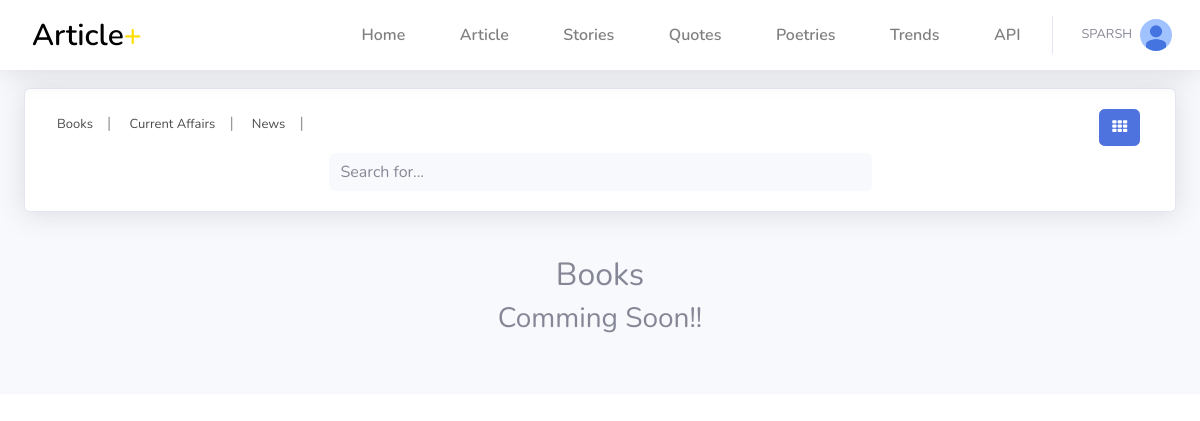
The page /article/Books (signed in) on the database its author committed.
### article/models.py (models this page shows, shortened)
class Profile(models.Model):
    user = models.OneToOneField(User, on_delete=models.CASCADE)
    first_name = models.CharField(max_length=50, blank=True,default="---")
    last_name = models.CharField(max_length=50, blank=True,default="---")
    email = models.EmailField(max_length=50, blank=True,default="---")
    phone_number = models.CharField(max_length=13, blank=True,default="---")
    avatar = models.ImageField(upload_to='users/avatar',blank=False,default = 'users/avatar/default.jpg')
    bio = models.TextField(blank=True,default="---")
    address = models.CharField(max_length=50, blank=True,default="---")
    city = models.CharField(max_length=50, blank=True,default="---")
    state  = models.CharField(max_length=50, blank=True,default="---")
    country = models.CharField(max_length=50, blank=True,default="---")
    date_of_birth = models.CharField(max_length=13, blank=True,default="---")
    follow = models.ManyToManyField(User,default=None,blank=True,related_name="follow_title")
    following = models.ManyToManyField(User,default=None,blank=True,related_name="following_title")
    signup_confirmation = models.BooleanField(default=False)
    instagram = models.CharField(max_length=1000,blank=True,null=True)
    facebook = models.CharField(max_length=1000,blank=True,null=True)
    twitter = models.CharField(max_length=1000,blank=True,null=True)
    medium = models.CharField(max_length=1000,blank=True,null=True)
    quora = models.CharField(max_length=1000,blank=True,null=True)
    other = models.CharField(max_length=1000,blank=True,null=True)
    favourities = models.ManyToManyField(Articles,blank=True,related_name="articles_titles")
    fav_stories = models.ManyToManyField(Stories,blank=True,related_name="stories_titles")

class Categories(models.Model):
    category_name = models.CharField(max_length=40, unique=True,default="")

### article/views.py (the view)
# urls.py: path('article/<category>',views.article_category,name="article"),
def article_category(request,category):
    context={}
    context['name'] = category
    try:
        context['article']=Articles.objects.filter(category = Categories.objects.get(category_name = category)).order_by('-date_Publish','-time')
    except:
        context['message'] = "Something is wrong try again in some time !!"
    context['category'] = Categories.objects.all().order_by('category_name')
    context['users'] = User.objects.all().order_by('first_name')
    return render(request,'article/category.html',context)

### article/templates/article/category.html (shortened to what this page needs)
{% extends 'article/base1.html' %}
{% load static %}
{% block navbar %}
{% include 'article/navbar1.html' %}
{% endblock %}
{% block content %}
<div class="row">
    <div class="col-lg-12">
      <div class="card shadow mb-4">
        <div class="card-body">
            <div class="row">
                <div class="col-10 col-sm-11">
                    <div class="scrollmenu">
                            {% for i in category %}
                                <a href="/article/{{i.category_name}}" style="text-decoration: none; color: black;"><p><span class="led">{{i.category_name}}</span><span style="opacity:.4;"> |</span></p></a>
                           {%endfor%}
                    </div>
                </div>
                <div class="col-2 col-sm-1" style="display: flex; justify-content: space-evenly;">
                    <div >
                        <button type="button" class="btn btn-primary" data-toggle="modal" data-target="#exampleModalCenter" style="font-size: 15px;"><i class="fa fa-th" aria-hidden="true"></i></button>
                    </div>
                </div>
            </div>
            <div class="row">
                <div class="col-12 col-sm-6 offset-sm-3 d-flex justify-content-center">
                    <form class="d-none d-sm-inline-block form-inline navbar-search" style="width:100%;">
                        <div class="input-group">
                          <input type="text" class="form-control bg-light border-0 small" style="width:100%;" placeholder="Search for..." aria-label="Search" aria-describedby="basic-addon2">
                        </div>
                      </form>
                </div>
            </div>
        </div>
      </div>
    </div>
  </div>
  <div class="row" style="margin-top:20px; margin-bottom: 50px;">
    <div class="col-12 col-sm-12 d-flex justify-content-center">
        <h2>{{name}}</h2>
    </div>
    {% if article.count == 0 %}
    <div class="col-12 col-sm-12 d-flex justify-content-center">
        <h3>Comming Soon!!</h3>
    </div>
    {% endif %}
</div>
{% endblock %}

### article/templates/article/navbar1.html (shortened to what this page needs)
<nav class="navbar navbar-expand navbar-light bg-white topbar mb-4 fixed-top shadow ">
    <div class="navbar-brand ml-3" >
        <a href="{% url 'homepage' %}" style="color:black; text-decoration: none; font-size: 30px; font-weight: 600;" >
            Article<span style="color:#FFDF01;">+</span>
        </a>
    </div>
    <div class="collapse navbar-collapse" id="navbarcontent" >
    <ul class="navbar-nav ml-auto">
      <li class="nav-item dropdown no-arrow mx-1 d-none d-lg-block">
        <a class="nav-link" style="color:rgb(0,0,0,0.5); font-weight: 600;" href="{% url 'homepage' %}">
           Home
        </a>
    </li>
        <li class="nav-item dropdown no-arrow mx-1 d-none d-lg-block">
            <a class="nav-link" style="color:rgb(0,0,0,0.5); font-weight: 600;" href="{% url 'article_section' %}">
               Article
            </a>
        </li>
        <li class="nav-item dropdown no-arrow mx-1 d-none d-lg-block">
            <a class="nav-link" style="color:rgb(0,0,0,0.5); font-weight: 600;" href="{% url 'stories' %}">
               Stories
            </a>
        </li>
        <li class="nav-item dropdown no-arrow mx-1 d-none d-lg-block">
            <a class="nav-link" style="color:rgb(0,0,0,0.5); font-weight: 600;" href="{% url 'quotes' %}">
               Quotes
            </a>
        </li>
        <li class="nav-item dropdown no-arrow mx-1 d-none d-lg-block">
            <a class="nav-link" style="color:rgb(0,0,0,0.5); font-weight: 600;" href="{% url 'poetries' %}">
               Poetries
            </a>
        </li>
        <li class="nav-item dropdown no-arrow mx-1 d-none d-lg-block">
          <a class="nav-link" style="color:rgb(0,0,0,0.5); font-weight: 600;" href="{% url 'trends' %}">
             Trends
          </a>
      </li>
        <li class="nav-item dropdown no-arrow mx-1 d-none d-lg-block">
            <a class="nav-link" style="color:rgb(0,0,0,0.5); font-weight: 600;">
               API
            </a>
        </li>
      {% if request.user.is_authenticated %}
      <li class="nav-item dropdown no-arrow">
        <a class="nav-link dropdown-toggle" href="#" id="userDropdown" role="button" data-toggle="dropdown" aria-haspopup="true" aria-expanded="false">
          <span class="mr-2 d-none d-lg-inline text-gray-600 small">{{request.user|upper}}</span>
          <img class="img-profile rounded-circle" src="/media/{{request.user.profile.avatar}}">
        </a>
      </li>
      {% else %}
      <li class="nav-item dropdown no-arrow mx-1 d-none d-sm-block">
        <a class="nav-link" style="color:rgb(0,0,0,0.5); font-weight: 600;" href="{% url 'login' %}">
           <span class="fa fa-minus bar"></span>SIGNIN
        </a>
    </li>
      {% endif %}
    </ul>
</div>
</nav>

### rows shown on the page
Categories: category_name "Books"
Categories: category_name "Current Affairs"
Categories: category_name "News"

### other values the page prints
{{ request.user|upper }} "SPARSH"
